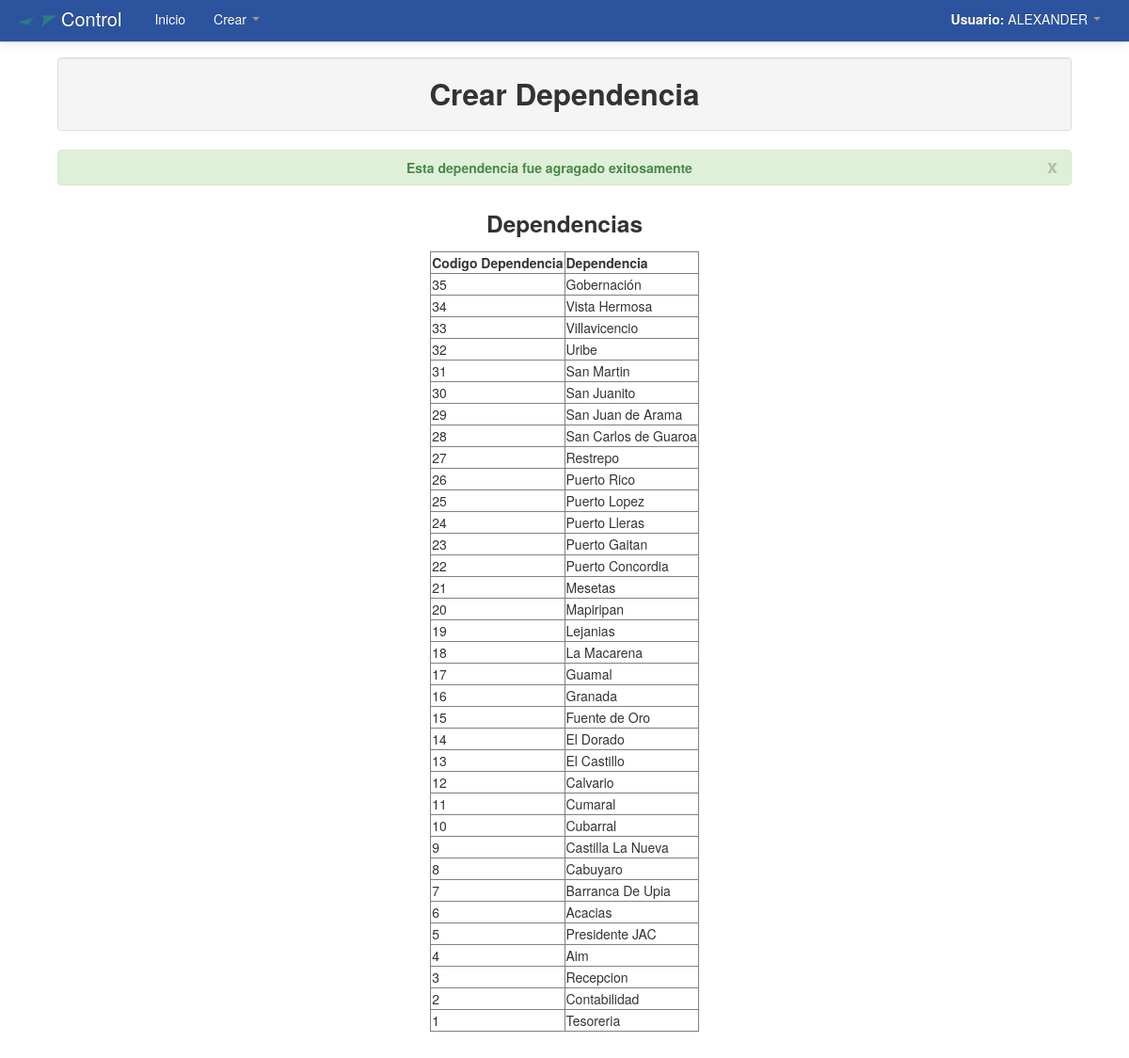
/Modulos/Crear/dependencia2.php (signed in), run on the app's committed database.
### tables this page shows
CREATE TABLE `dependencias` (
  `cod_dependencia` int(11) NOT NULL AUTO_INCREMENT,
  `dependencia` varchar(100) NOT NULL,
  PRIMARY KEY (`cod_dependencia`)
);

### Modulos/Crear/dependencia2.php (the view, shortened to what this page needs)
<?php
	include_once "../funciones.php";
?>
<!DOCTYPE html>
<html lang="es">
  <head>
    <link href="../../css/bootstrap.css" rel="stylesheet">
    <link href="../../css/bootstrap-responsive.css" rel="stylesheet">
  </head>
  <body>
    <?php include_once "../../menu/m_crear.php"; ?>
	<div align="center">
    	<table width="90%">
          <tr>
            <td>
            	<table class="table table-bordered">
                  <tr class="well">
                    <td>
                    	<h2 align="center">Crear Dependencia</h2>
                    </td>
                  </tr>
                </table>
                <div align="center">
			<?php
			$cod_dependencia=$_POST['cod_dependencia'];
		$consultaInsertarCod_dependencia=mysql_query("SELECT * FROM dependencias WHERE cod_dependencia='$cod_dependencia' ");
		if($row=mysql_fetch_array($consultaInsertarCod_dependencia)){
			echo mensajes('Esta dependencia ya existe','rojo');
		}else{
			echo mensajes('Esta dependencia fue agragado exitosamente','verde');
		}
		?>
			<h3 align='center'>Dependencias</h3>
		<table border="1">
		  <tr>
		    <td>
			<strong>Codigo Dependencia</strong>
		    </td>
		    <td>
			<strong>Dependencia</strong>
		    </td>
		  </tr>
			<?php
				$consultadependencia=mysql_query("SELECT * FROM dependencias ORDER BY cod_dependencia DESC");
				while($filadependencia=mysql_fetch_array($consultadependencia)){
					echo '<tr>';
					echo '<td>'.$filadependencia['cod_dependencia'].'</td>';
					echo '<td>'.$filadependencia['dependencia'].'</td>';
 					echo '<tr>';
				}
			?>
		</table>
    </div>
  </body>
</html>

### Modulos/Crear/dependencia2.php (style rules this page uses)
body { padding-top: 60px; padding-bottom: 40px; }

### data on the page
dependencias: cod_dependencia "35", dependencia "Gobernación"
dependencias: cod_dependencia "34", dependencia "Vista Hermosa"
dependencias: cod_dependencia "33", dependencia "Villavicencio"
dependencias: cod_dependencia "32", dependencia "Uribe"
dependencias: cod_dependencia "31", dependencia "San Martin"
dependencias: cod_dependencia "30", dependencia "San Juanito"
dependencias: cod_dependencia "29", dependencia "San Juan de Arama"
dependencias: cod_dependencia "28", dependencia "San Carlos de Guaroa"
dependencias: cod_dependencia "27", dependencia "Restrepo"
dependencias: cod_dependencia "26", dependencia "Puerto Rico"
dependencias: cod_dependencia "25", dependencia "Puerto Lopez"
dependencias: cod_dependencia "24", dependencia "Puerto Lleras"
dependencias: cod_dependencia "23", dependencia "Puerto Gaitan"
dependencias: cod_dependencia "22", dependencia "Puerto Concordia"
dependencias: cod_dependencia "21", dependencia "Mesetas"
dependencias: cod_dependencia "20", dependencia "Mapiripan"
dependencias: cod_dependencia "19", dependencia "Lejanias"
dependencias: cod_dependencia "18", dependencia "La Macarena"
dependencias: cod_dependencia "17", dependencia "Guamal"
dependencias: cod_dependencia "16", dependencia "Granada"
dependencias: cod_dependencia "15", dependencia "Fuente de Oro"
dependencias: cod_dependencia "14", dependencia "El Dorado"
dependencias: cod_dependencia "13", dependencia "El Castillo"
dependencias: cod_dependencia "12", dependencia "Calvario"
dependencias: cod_dependencia "11", dependencia "Cumaral"
dependencias: cod_dependencia "10", dependencia "Cubarral"
dependencias: cod_dependencia "9", dependencia "Castilla La Nueva"
dependencias: cod_dependencia "8", dependencia "Cabuyaro"
dependencias: cod_dependencia "7", dependencia "Barranca De Upia"
dependencias: cod_dependencia "6", dependencia "Acacias"
dependencias: cod_dependencia "5", dependencia "Presidente JAC"
dependencias: cod_dependencia "4", dependencia "Aim"
dependencias: cod_dependencia "3", dependencia "Recepcion"
dependencias: cod_dependencia "2", dependencia "Contabilidad"
dependencias: cod_dependencia "1", dependencia "Tesoreria"

### other printed values
$_SESSION['user_name'] "ALEXANDER"
$mensaje "Esta dependencia fue agragado exitosamente"
